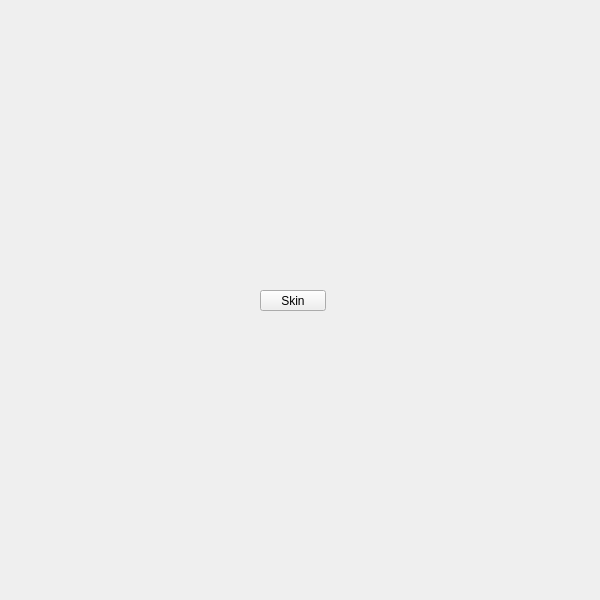
<?xml version="1.0" encoding="UTF-8"?>
<ui version="4.0">
 <class>QtUi</class>
 <widget class="QMainWindow" name="QtUi">
  <property name="enabled">
   <bool>true</bool>
  </property>
  <property name="geometry">
   <rect>
    <x>0</x>
    <y>0</y>
    <width>600</width>
    <height>600</height>
   </rect>
  </property>
  <property name="sizePolicy">
   <sizepolicy hsizetype="Ignored" vsizetype="Ignored">
    <horstretch>0</horstretch>
    <verstretch>0</verstretch>
   </sizepolicy>
  </property>
  <property name="minimumSize">
   <size>
    <width>0</width>
    <height>0</height>
   </size>
  </property>
  <property name="maximumSize">
   <size>
    <width>600</width>
    <height>600</height>
   </size>
  </property>
  <property name="cursor">
   <cursorShape>ArrowCursor</cursorShape>
  </property>
  <property name="toolButtonStyle">
   <enum>Qt::ToolButtonIconOnly</enum>
  </property>
  <property name="tabShape">
   <enum>QTabWidget::Triangular</enum>
  </property>
  <property name="dockNestingEnabled">
   <bool>true</bool>
  </property>
  <property name="dockOptions">
   <set>QMainWindow::AllowNestedDocks|QMainWindow::AllowTabbedDocks|QMainWindow::AnimatedDocks|QMainWindow::ForceTabbedDocks</set>
  </property>
  <widget class="QWidget" name="widget">
   <property name="sizePolicy">
    <sizepolicy hsizetype="Ignored" vsizetype="Ignored">
     <horstretch>0</horstretch>
     <verstretch>0</verstretch>
    </sizepolicy>
   </property>
   <widget class="QPushButton" name="i025">
    <property name="geometry">
     <rect>
      <x>260</x>
      <y>290</y>
      <width>66</width>
      <height>21</height>
     </rect>
    </property>
    <property name="minimumSize">
     <size>
      <width>0</width>
      <height>21</height>
     </size>
    </property>
    <property name="maximumSize">
     <size>
      <width>66</width>
      <height>21</height>
     </size>
    </property>
    <property name="accessibleName">
     <string>skin</string>
    </property>
    <property name="text">
     <string>Skin</string>
    </property>
   </widget>
  </widget>
 </widget>
 <resources/>
 <connections/>
 <designerdata>
  <property name="gridDeltaX">
   <number>5</number>
  </property>
  <property name="gridDeltaY">
   <number>10</number>
  </property>
  <property name="gridSnapX">
   <bool>true</bool>
  </property>
  <property name="gridSnapY">
   <bool>true</bool>
  </property>
  <property name="gridVisible">
   <bool>true</bool>
  </property>
 </designerdata>
</ui>
